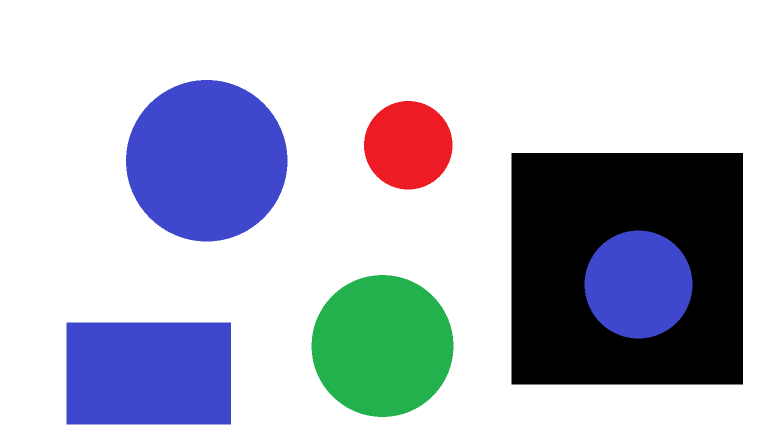
//> input picture opencvTest/opencvTest/Untitled.png, 1536 x 864 px, given in place of the camera (shown at 1/2 size)
$ ./hough   (built with g++ and OpenCV 4)
//> lines starting //> are read from the running program, lines starting //| are printed output that depends on the picture; after the words box and inside, x2 and y2 are one past the last pixel; in counts of white or black regions, pixels touching at a corner belong together
#include <iostream>
#include <vector>
#include "opencv2/highgui/highgui.hpp"
#include "opencv2/imgproc/imgproc.hpp"

using namespace cv;
using namespace std;

int main(int argc, char** argv)
{
	VideoCapture cap(0); //capture the video from web cam
	cap.set(CV_CAP_PROP_FRAME_WIDTH, 800);
	cap.set(CV_CAP_PROP_FRAME_HEIGHT, 600);

	if (!cap.isOpened())  // if not success, exit program
	{
		cout << "Cannot open the web cam" << endl;
		return -1;
	}

	namedWindow("Control", CV_WINDOW_AUTOSIZE); //create a window called "Control"

	int iLowH = 90;
	int iHighH = 140;

	int iLowS = 50;
	int iHighS = 255;

	int iLowV = 50;
	int iHighV = 255;

	vector<Vec3f> circles;

	// Create trackbars in "Control" window
	cvCreateTrackbar("LowH", "Control", &iLowH, 179); //Hue (0 - 179)
	cvCreateTrackbar("HighH", "Control", &iHighH, 179);

	cvCreateTrackbar("LowS", "Control", &iLowS, 255); //Saturation (0 - 255)
	cvCreateTrackbar("HighS", "Control", &iHighS, 255);

	cvCreateTrackbar("LowV", "Control", &iLowV, 255); //Value (0 - 255)
	cvCreateTrackbar("HighV", "Control", &iHighV, 255);

	while (true)
	//for (int ind = 0; ind < 10; ++ind)
	{
		Mat imgOriginal;

		cap >> imgOriginal; // read a new frame from video
//> imgOriginal is the input picture: 864 rows x 1536 cols, CV_8UC3; mean B, G, R 201.1, 187.3, 183.1

		if (imgOriginal.empty()) //if not success, break loop
		{
			cout << "Cannot read a frame from video stream" << endl;
			break;
		}

		Mat imgHSV;

		cvtColor(imgOriginal, imgHSV, COLOR_BGR2HSV); //Convert the captured frame from BGR to HSV
//> imgHSV: 864 rows x 1536 cols, CV_8UC3; mean H, S, V 23.1, 38.6, 209.7

		Mat imgThresholded;

		inRange(imgHSV, Scalar(iLowH, iLowS, iLowV), Scalar(iHighH, iHighS, iHighV), imgThresholded); //Threshold the image
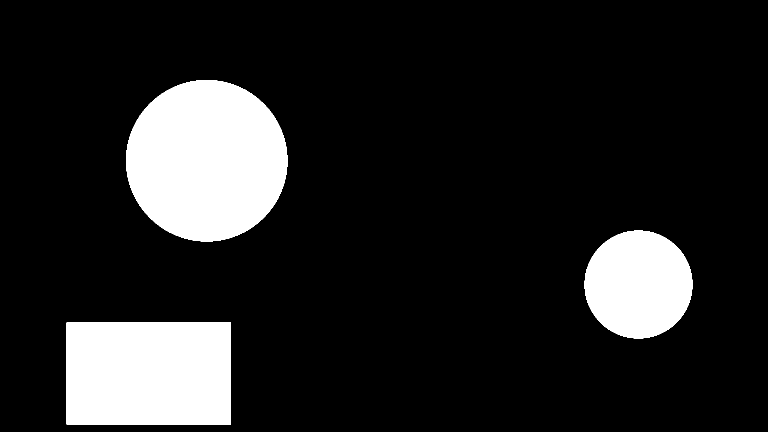
//> imgThresholded: 864 rows x 1536 cols, CV_8UC1 (shown at 1/2 size); 14% white; 3 white regions, box (x1, y1, x2, y2) and area: (252, 160, 575, 483) 81861, (133, 645, 462, 849) 67116, (1169, 461, 1385, 677) 36603

		//morphological opening (remove small objects from the foreground)
		erode(imgThresholded, imgThresholded, getStructuringElement(MORPH_RECT, Size(5, 5)));
		dilate(imgThresholded, imgThresholded, getStructuringElement(MORPH_RECT, Size(3, 3)));

		Mat imgUp;
		pyrUp(imgThresholded, imgUp);
		pyrDown(imgUp, imgThresholded);
		GaussianBlur(imgThresholded, imgThresholded, Size(9, 9), 2, 2);
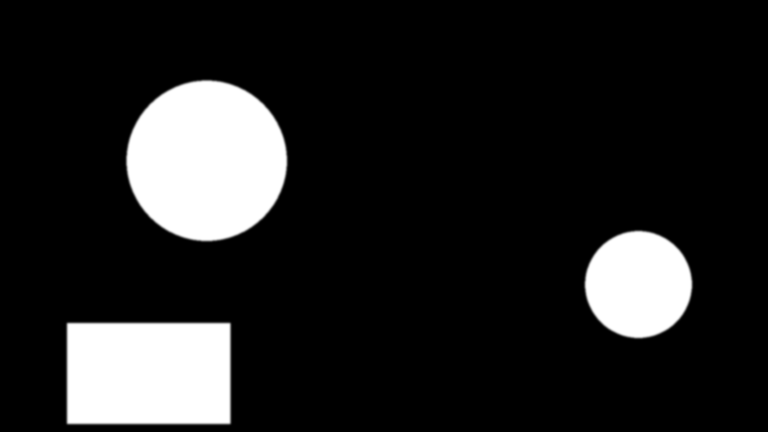
//> imgThresholded: 864 rows x 1536 cols, CV_8UC1 (shown at 1/2 size); min 0, max 255, mean 35

		HoughCircles(imgThresholded, circles, CV_HOUGH_GRADIENT, 1, imgThresholded.rows / 10, 100, 40, 0, 0);
//> circles = 2 circles (x, y, radius): [1276.5, 568.5, 107.1], [414.5, 322.5, 158.9]

		// Draw the circles detected
		for (size_t i = 0; i < circles.size(); i++)
		{
			Point center(cvRound(circles[i][0]), cvRound(circles[i][1]));
			int radius = cvRound(circles[i][2]);
			// circle center
			circle(imgOriginal, center, 3, Scalar(0, 255, 0), -1, 8, 0);
			// circle outline
			circle(imgOriginal, center, radius, Scalar(0, 0, 255), 3, 8, 0);
		}
//> this loop made 2 passes
//> (center, radius) on passes 1 to 2: (Point(1276, 568), 107), (Point(414, 322), 159)
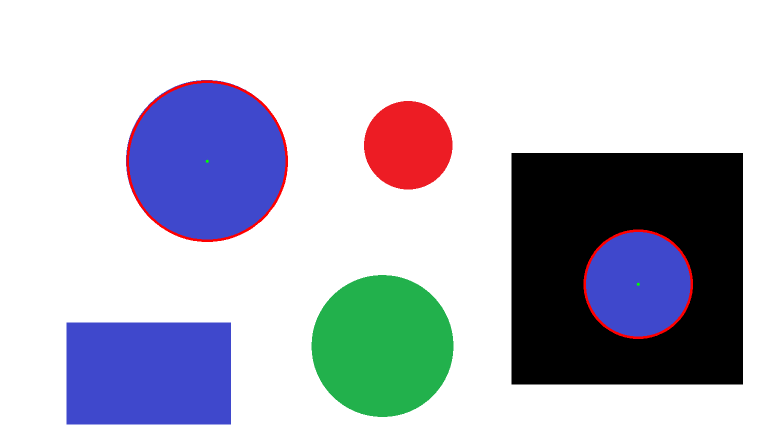
//> imgOriginal: 864 rows x 1536 cols, CV_8UC3 (shown at 1/2 size); 0.63% of pixels changed, all inside (x1, y1, x2, y2) = (253, 161, 1386, 678)

		imshow("Thresholded Image", imgThresholded); //show the thresholded image
		imshow("Original", imgOriginal); //show the original image

		circles.clear();

		if (waitKey(30) == 27) //wait for 'esc' key press for 30ms. If 'esc' key is pressed, break loop
//> the Esc key is pressed
		{
			cout << "esc key is pressed by user" << endl;
			break;
		}

		//while (waitKey(30) != 32);
	}

//> (the run ends here: the time limit is reached, at `while (true);`)
